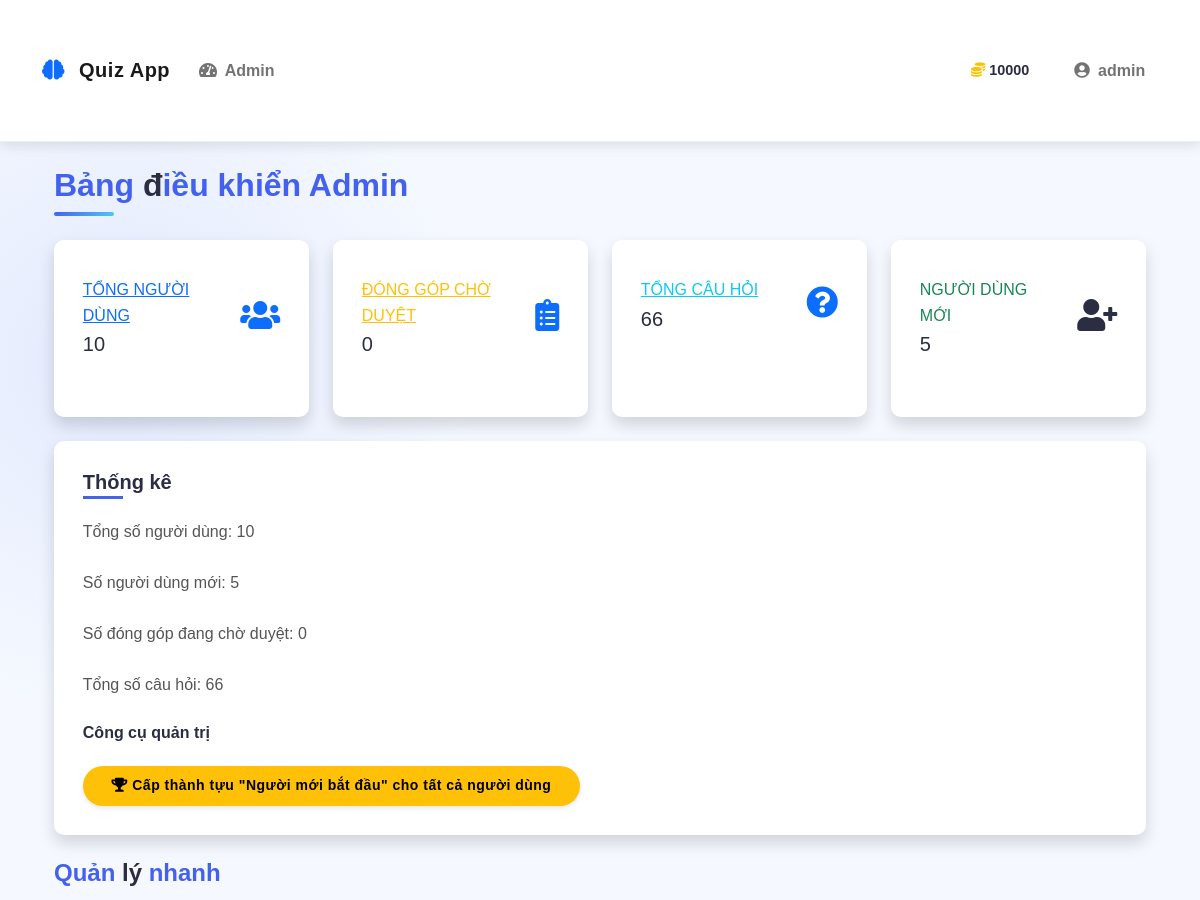
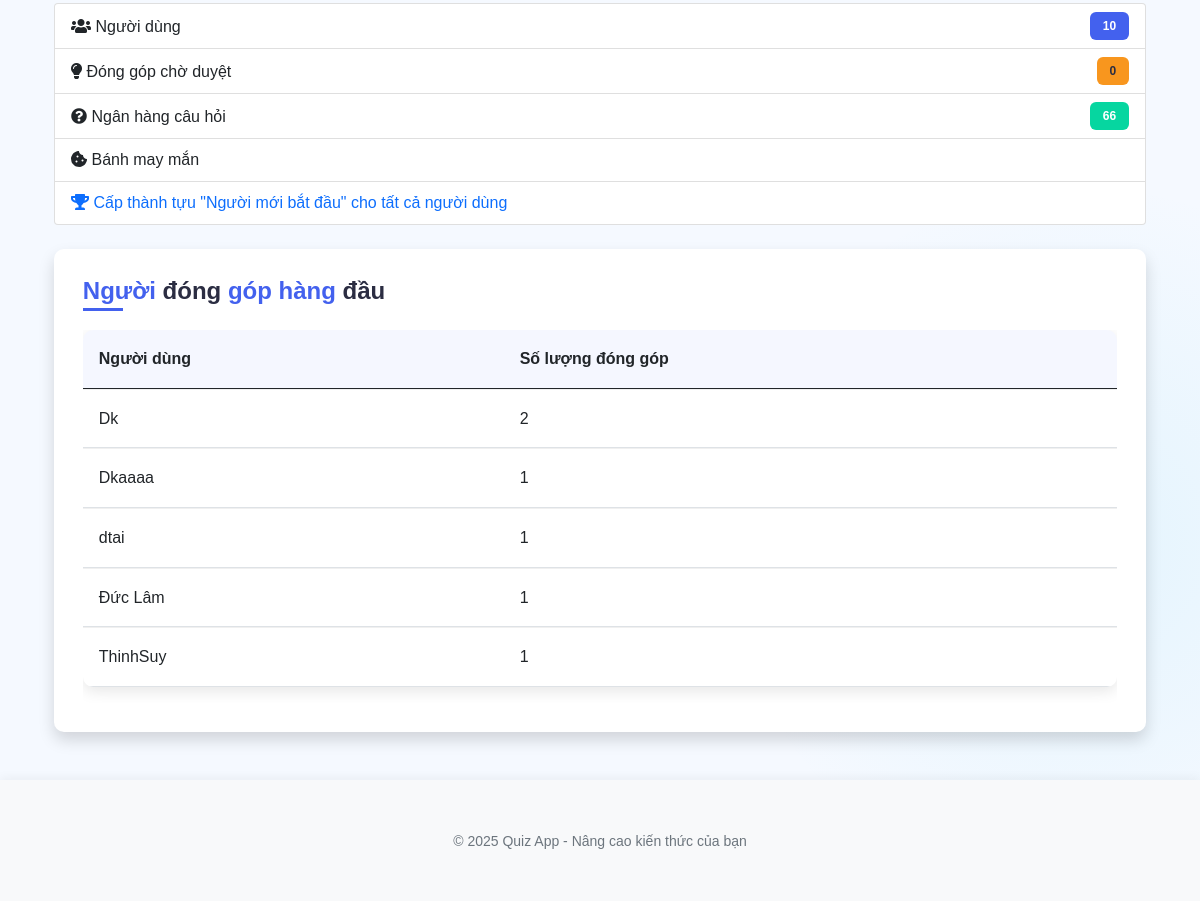
Screenshot of /admin_dashboard (signed in) with the database file from the repository (2 pictures, top to bottom).
### models.py (models this page shows, shortened)
class User(UserMixin, db.Model):
    id = db.Column(db.Integer, primary_key=True)
    username = db.Column(db.String(64), unique=True, nullable=False)
    email = db.Column(db.String(120), unique=True, nullable=False)
    password_hash = db.Column(db.String(256))
    coins = db.Column(db.Integer, default=10)  # New users start with 10 coins
    experience = db.Column(db.Integer, default=0)  # Experience points
    rank = db.Column(db.String(50), default='Newbie')
    is_admin = db.Column(db.Boolean, default=False)
    contributions = db.relationship('Contribution', backref='author', lazy=True)
    inventory_items = db.relationship('InventoryItem', backref='owner', lazy=True)
    achievements = db.relationship('UserAchievement', backref='user', lazy=True)
    daily_quests = db.relationship('UserDailyQuest', backref='user', lazy=True)
    total_questions_answered = db.Column(db.Integer, default=0)
    correct_answers = db.Column(db.Integer, default=0)
    easy_questions_completed = db.Column(db.Integer, default=0)
    medium_questions_completed = db.Column(db.Integer, default=0)
    hard_questions_completed = db.Column(db.Integer, default=0)
    daily_quest_points = db.Column(db.Integer, default=0)
    daily_streak = db.Column(db.Integer, default=0)
    last_daily_login = db.Column(db.Date, nullable=True)

### app.py (the view)
@app.route('/admin_dashboard')
@login_required
def admin_dashboard():
    if not current_user.is_admin:
        abort(403)
    from models import User, Contribution, Question
    total_users = User.query.count()
    new_users_list = User.query.order_by(User.id.desc()).limit(5).all()
    new_users_count = len(new_users_list)
    pending_contributions = Contribution.query.filter_by(approved=False).count()
    total_questions = Question.query.count()
    contributors = db.session.query(Contribution.user_id, db.func.count(Contribution.id)).group_by(Contribution.user_id).order_by(db.func.count(Contribution.id).desc()).limit(5).all()
    top_contributors = []
    for user_id, count in contributors:
        user = User.query.get(user_id)
        if user:
            top_contributors.append((user, count))
    return render_template('admin/dashboard.html',
                          total_users=total_users,
                          new_users=new_users_count,
                          pending_contributions=pending_contributions,
                          total_questions=total_questions,
                          top_contributors=top_contributors,
                          new_users_list=new_users_list)

### templates/admin/dashboard.html
{% extends "base.html" %}
{% block content %}
<div class="container-fluid">
    <h2 class="mb-4">Bảng điều khiển Admin</h2>
    <div class="row">
        <div class="col-xl-3 col-md-6 mb-4">
            <div class="card border-left-primary shadow h-100 py-2">
                <div class="card-body">
                    <div class="row no-gutters align-items-center">
                        <div class="col mr-2">
                            <div class="text-xs font-weight-bold text-primary text-uppercase mb-1">
                                <a href="{{ url_for('admin_users') }}" class="text-primary">Tổng người dùng</a></div>
                            <div class="h5 mb-0 font-weight-bold text-gray-800">{% if total_users is defined %}{{ total_users }}{% else %}0{% endif %}</div>
                        </div>
                        <div class="col-auto">
                            <a href="{{ url_for('admin_users') }}">
                                <i class="fas fa-users fa-2x text-gray-300"></i>
                            </a>
                        </div>
                    </div>
                </div>
            </div>
        </div>
        <div class="col-xl-3 col-md-6 mb-4">
            <div class="card border-left-warning shadow h-100 py-2">
                <div class="card-body">
                    <div class="row no-gutters align-items-center">
                        <div class="col mr-2">
                            <div class="text-xs font-weight-bold text-warning text-uppercase mb-1">
                                <a href="{{ url_for('admin_contributions') }}" class="text-warning">Đóng góp chờ duyệt</a></div>
                            <div class="h5 mb-0 font-weight-bold text-gray-800">{% if pending_contributions is defined %}{{ pending_contributions }}{% else %}0{% endif %}</div>
                        </div>
                        <div class="col-auto">
                            <a href="{{ url_for('admin_contributions') }}">
                                <i class="fas fa-clipboard-list fa-2x text-gray-300"></i>
                            </a>
                        </div>
                    </div>
                </div>
            </div>
        </div>
        <div class="col-xl-3 col-md-6 mb-4">
            <div class="card border-left-info shadow h-100 py-2">
                <div class="card-body">
                    <div class="row no-gutters align-items-center">
                        <div class="col mr-2">
                            <div class="text-xs font-weight-bold text-info text-uppercase mb-1">
                                <a href="{{ url_for('admin_question_bank') }}" class="text-info">Tổng câu hỏi</a>
                            </div>
                            <div class="h5 mb-0 font-weight-bold text-gray-800">{% if total_questions is defined %}{{ total_questions }}{% else %}0{% endif %}</div>
                        </div>
                        <div class="col-auto">
                            <a href="{{ url_for('admin_question_bank') }}">
                                <i class="fas fa-question-circle fa-2x text-gray-300"></i>
                            </a>
                        </div>
                    </div>
                </div>
            </div>
        </div>
        <div class="col-xl-3 col-md-6 mb-4">
            <div class="card border-left-success shadow h-100 py-2">
                <div class="card-body">
                    <div class="row no-gutters align-items-center">
                        <div class="col mr-2">
                            <div class="text-xs font-weight-bold text-success text-uppercase mb-1">
                                Người dùng mới</div>
                            <div class="h5 mb-0 font-weight-bold text-gray-800">{% if new_users is defined %}{{ new_users }}{% else %}0{% endif %}</div>
                        </div>
                        <div class="col-auto">
                            <i class="fas fa-user-plus fa-2x text-gray-300"></i>
                        </div>
                    </div>
                </div>
            </div>
        </div>
    </div>
    <div class="col-md-12 mb-4">
        <div class="card shadow">
            <div class="card-body">
                <h5 class="card-title">Thống kê</h5>
                <p class="card-text">Tổng số người dùng: {{ total_users }}</p>
                <p class="card-text">Số người dùng mới: {{ new_users }}</p>
                <p class="card-text">Số đóng góp đang chờ duyệt: {{ pending_contributions }}</p>
                <p class="card-text">Tổng số câu hỏi: {{ total_questions }}</p>
                <div class="mt-4">
                  <h6>Công cụ quản trị</h6>
                  <button id="grantStarterAchievement" class="btn btn-warning btn-sm">
                    <i class="fas fa-trophy"></i> Cấp thành tựu "Người mới bắt đầu" cho tất cả người dùng
                  </button>
                </div>
            </div>
        </div>
    </div>
    <div class="mb-4">
                <h4 class="mb-3">Quản lý nhanh</h4>
                <div class="list-group">
                    <a href="{{ url_for('admin_users') }}" class="list-group-item list-group-item-action d-flex justify-content-between align-items-center">
                        <span><i class="fas fa-users mr-2"></i> Người dùng</span>
                        <span class="badge badge-primary badge-pill">{{ total_users }}</span>
                    </a>
                    <a href="{{ url_for('admin_contributions') }}" class="list-group-item list-group-item-action d-flex justify-content-between align-items-center">
                        <span><i class="fas fa-lightbulb mr-2"></i> Đóng góp chờ duyệt</span>
                        <span class="badge badge-warning badge-pill">{{ pending_contributions }}</span>
                    </a>
                    <a href="{{ url_for('admin_question_bank') }}" class="list-group-item list-group-item-action d-flex justify-content-between align-items-center">
                        <span><i class="fas fa-question-circle mr-2"></i> Ngân hàng câu hỏi</span>
                        <span class="badge badge-success badge-pill">{{ total_questions }}</span>
                    </a>
                    <a href="{{ url_for('admin_fortune_cookies') }}" class="list-group-item list-group-item-action">
                        <i class="fas fa-cookie-bite mr-2"></i> Bánh may mắn
                    </a>
                    <button id="grantStarterAchievement" class="list-group-item list-group-item-action text-primary">
                        <i class="fas fa-trophy mr-2"></i> Cấp thành tựu "Người mới bắt đầu" cho tất cả người dùng
                    </button>
                </div>
            </div>
    <div class="col-md-12 mt-4">
        <div class="card shadow">
            <div class="card-body">
                <h4 class="card-title">Người đóng góp hàng đầu</h4>
                <div class="table-responsive">
                    <table class="table table-hover">
                        <thead>
                            <tr>
                                <th>Người dùng</th>
                                <th>Số lượng đóng góp</th>
                            </tr>
                        </thead>
                        <tbody>
                            {% for user, contributions in top_contributors %}
                            <tr>
                                <td>{{ user.username }}</td>
                                <td>{{ contributions }}</td>
                            </tr>
                            {% endfor %}
                        </tbody>
                    </table>
                </div>
            </div>
        </div>
    </div>
</div>
{% endblock %}

### templates/base.html (shortened to what this page needs)
<!DOCTYPE html>
<html lang="en">
<head>
    <link href="https://cdn.jsdelivr.net/npm/bootstrap@5.0.2/dist/css/bootstrap.min.css" rel="stylesheet">
    <link rel="stylesheet" href="https://cdnjs.cloudflare.com/ajax/libs/font-awesome/5.15.3/css/all.min.css">
    <link href="https://unpkg.com/aos@2.3.1/dist/aos.css" rel="stylesheet">
    <link rel="stylesheet" href="{{ url_for('static', filename='css/style.css') }}">
    <link rel="stylesheet" href="{{ url_for('static', filename='css/rank_frames.css') }}">
    <link rel="stylesheet" href="{{ url_for('static', filename='css/customization.css') }}">
    <link rel="stylesheet" href="{{ url_for('static', filename='css/achievements.css') }}">
    <link rel="stylesheet" href="{{ url_for('static', filename='css/quests.css') }}">
    <link rel="stylesheet" href="{{ url_for('static', filename='css/quiz.css') }}">
</head>
<body>
    <nav class="navbar navbar-expand-lg navbar-light sticky-top">
        <div class="container">
            <a class="navbar-brand" href="{{ url_for('homepage') }}">
                <i class="fas fa-brain text-primary me-2"></i> Quiz App
            </a>
            <div class="collapse navbar-collapse" id="navbarNav">
                <ul class="navbar-nav me-auto">
                    {% if current_user.is_authenticated %}
                        {% if current_user.is_admin %}
                            <li class="nav-item">
                                <a class="nav-link" href="{{ url_for('admin_dashboard') }}">
                                    <i class="fas fa-tachometer-alt me-1"></i> Admin
                                </a>
                            </li>
                        {% endif %}
                    {% endif %}
                </ul>
                {% if current_user.is_authenticated %}
                <div class="user-stats d-flex align-items-center me-3">
                    <div class="stat-item d-flex align-items-center me-3">
                        <i class="fas fa-coins text-warning me-1"></i>
                        <span class="fw-bold">{{ current_user.coins }}</span>
                    </div>
                </div>
                <ul class="navbar-nav">
                    <li class="nav-item dropdown">
                        <a class="nav-link dropdown-toggle" href="#" id="userDropdown" role="button" data-bs-toggle="dropdown" aria-expanded="false">
                            <i class="fas fa-user-circle me-1"></i> {{ current_user.username }}
                        </a>
                    </li>
                </ul>
                {% endif %}
            </div>
        </div>
    </nav>
    <div class="container py-4">
        {% block content %}{% endblock %}
    </div>
    <footer class="footer mt-auto py-3 bg-light">
        <div class="container text-center">
            <div class="row">
                <div class="col-md-12">
                    <p class="mb-0 text-muted">
                        <small>© 2025 Quiz App - Nâng cao kiến thức của bạn</small>
                    </p>
                </div>
            </div>
        </div>
    </footer>
</body>
</html>

### rows the page displays
User: coins "10000", username "admin"
User: username "Dk", contributions "2"
User: username "Dkaaaa", contributions "1"
User: username "dtai", contributions "1"
User: username "Đức Lâm", contributions "1"
User: username "ThinhSuy", contributions "1"

### other values shown
{{ total_users }} "10"
{{ pending_contributions }} "0"
{{ total_questions }} "66"
{{ new_users }} "5"
